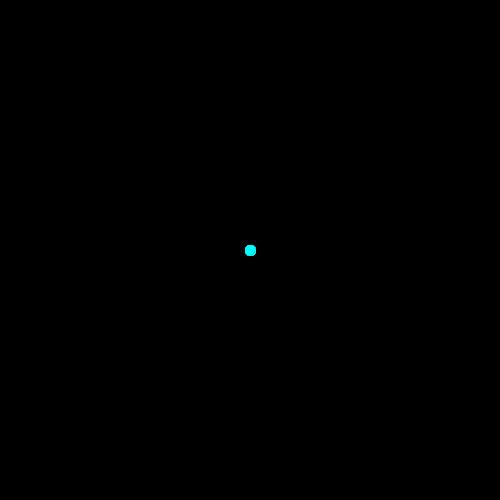
Frame 1 (no input)
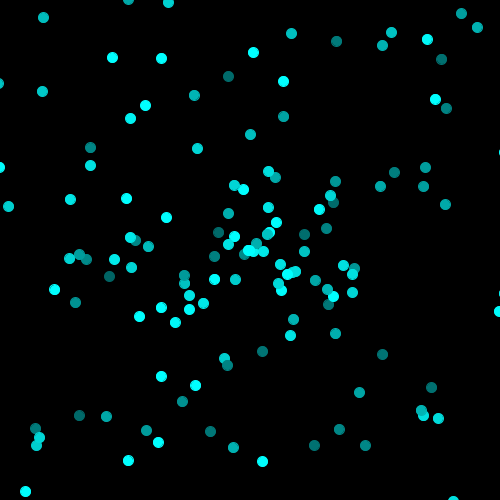
Frame 60 (the mouse pressed at the canvas centre just before this capture)
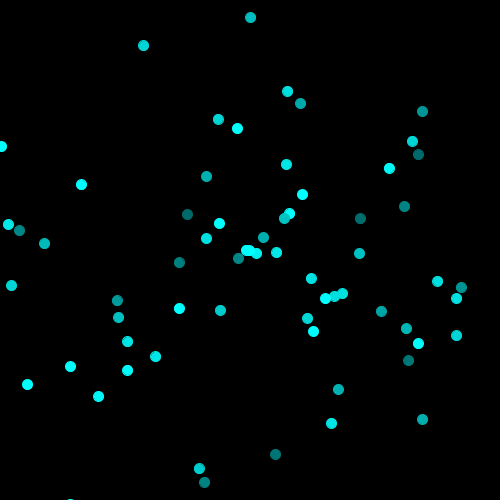
Frame 120 (the mouse held since frame 60 and released just before this capture)

The Processing sketch that drew these frames (run headless with seeded random() and noise(); from frame 60 on, the mouse is pressed at the canvas centre):

// Processing sketch: Space
// ── Space.pde
//Declare your variables here
// so try declaring one Particle first, then instantiate it in setup, and use move and show in draw()
Normal[] particles;


void setup() {
	//your code here
  size(500, 500);
  background(0);
  particles = new Normal[300];
  for(int i = 0; i < particles.length; i++){
    double a = (double) (2*Math.random()) * Math.PI;
    double s = (double) (10*Math.random());
    double x = 250.0;
    double y = 250.0;
    int c = (int)(200*Math.random()+100);
    particles[i] = new Normal(x,y,c,a,s);
  }
} //end of setup
 

void draw() {
	//your code here
  background(0);
  for(int i = 0; i < particles.length; i++){
    particles[i].show();
    particles[i].move();
  }

} //end of draw

// ── Jumbo.pde
class Jumbo extends Normal {
  
  public Jumbo(double x, double y, int c, double a, double s) {
    super(x,y,c,a,s);
  }
  
  void show() {
    pushMatrix();
    stroke(200, 100, 200);
    fill(200, 100, 200);
    ellipse((float)x_pos, (float)y_pos, 30, 30);
    popMatrix();
    
  }
}

// ── Normal.pde


class Normal {
  //member variable assignments
  double x_pos;
  double y_pos;
  int normColor;
  double angle;
  double speed;
  
  Normal(double x, double y, int c, double a, double s){
    x_pos = x;
    y_pos = y;
    normColor = c;
    angle = a;
    speed = s;
  }
  
  void move(){
    /*Takes the cos of the angle times the speed and adds it to the
      X coordinate. Does the same to Y with the sin of the angle.*/      
      
      x_pos = x_pos + Math.cos(angle) * speed;
      y_pos = y_pos + Math.sin(angle) * speed;
  }
  
  void show(){
    /* draws the particle in the correct color - 
    feel free to customize the look of the particle beyond color.*/
    
    pushMatrix();
    stroke(0, normColor, normColor);
    fill(0, normColor, normColor);
    ellipse((float)x_pos, (float)y_pos, 10, 10);
    popMatrix();
    
  }
  
}

// ── Oddball.pde
class Oddball extends Normal {

public Oddball(double x, double y, int c, double a, double s){
  super(x,y,c,a,s);
}

  void move() {
    
    x_pos = x_pos + (int)(8*Math.random()-4);
    y_pos = y_pos + (int)(8*Math.random()-4); 
    
  }

  void show() {
    
    pushMatrix();
    stroke(0, normColor, normColor);
    fill(0, normColor, normColor);
    rect((float)x_pos,(float)y_pos,20,20,3);
    popMatrix();
    
  }
}
